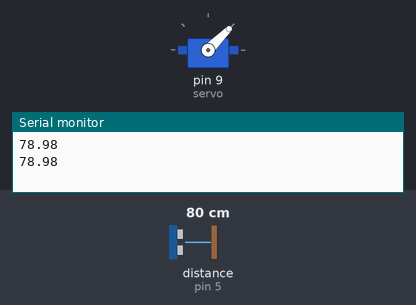
A sketch run on a simulated Arduino Uno, built with avr-gcc and run on an emulated ATmega328P. Parts: servo, the last lines printed to the serial monitor. Wiring (inferred from the names in the program): ultrasonic range finder: trigger pin 3; echo pin 5. The test bench sets the inputs (shaded band); at power-on: distance to the obstacle (sensor on pin 5) 80 cm. The echo pulse lasts 58.3 µs per cm.

Above: at 3.8 s.
3.9 s: distance to the obstacle (sensor on pin 5) set to 2 cm
At 4.3 s:
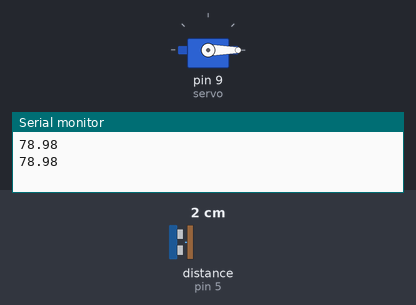
11.5 s: distance to the obstacle (sensor on pin 5) set to 9 cm
19.2 s: distance to the obstacle (sensor on pin 5) set to 4 cm
At 21.8 s:
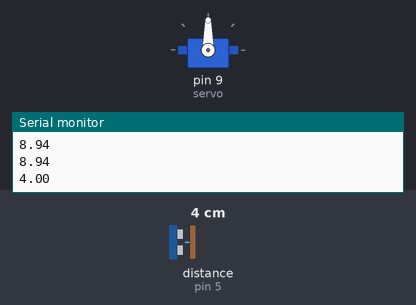
Timing chart, 0 to 32.5 s (numbered marks = the images above; inputs shaded):
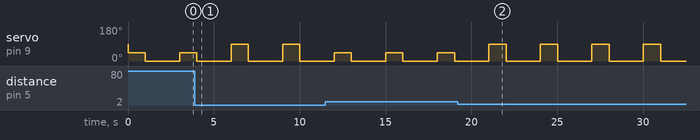

The sketch:

sieuam.ino
```cpp
// Sieu am
#include <Servo.h>

// digital
int trig = 3;
int echo = 5;
int pos = 0;
Servo servo;
float distance;

void setup() {
  pinMode(trig, OUTPUT);
  pinMode(echo, INPUT);
  servo.attach(9, 500, 2500);
  Serial.begin(9600);
}
void loop() {
  digitalWrite(trig, LOW);
  delayMicroseconds(2);
  digitalWrite(trig, HIGH);
  delayMicroseconds(10);
  digitalWrite(trig, LOW);

  int duration = pulseIn(echo, HIGH);
  distance = duration * 0.034 / 2.0;

  Serial.println(distance);

  if(distance < 5) {
    int angle = 90;
    servo.write(angle);
    delay(1000);
    servo.write(0);
    delay(1000);
  } else {
    int angle = 45;
    servo.write(angle);
    delay(1000);
    servo.write(0);
    delay(1000);
  }
  delay(1000);
}
```

Measured:
- by itself, servo on pin 9 (servo): alternates 90° for 1.0 s and 0° for 2.0 s
